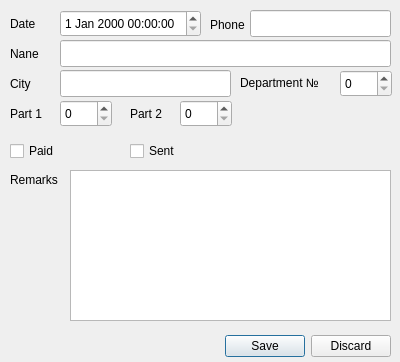
<?xml version="1.0" encoding="UTF-8"?>
<ui version="4.0">
 <class>Dialog_Edit</class>
 <widget class="QDialog" name="Dialog_Edit">
  <property name="geometry">
   <rect>
    <x>0</x>
    <y>0</y>
    <width>400</width>
    <height>362</height>
   </rect>
  </property>
  <property name="windowTitle">
   <string>Dialog</string>
  </property>
  <property name="windowIcon">
   <iconset resource="config_res.qrc">
    <normaloff>:/images/eye-48.png</normaloff>:/images/eye-48.png</iconset>
  </property>
  <widget class="QDialogButtonBox" name="buttonBox">
   <property name="geometry">
    <rect>
     <x>10</x>
     <y>330</y>
     <width>381</width>
     <height>32</height>
    </rect>
   </property>
   <property name="orientation">
    <enum>Qt::Horizontal</enum>
   </property>
   <property name="standardButtons">
    <set>QDialogButtonBox::Discard|QDialogButtonBox::Save</set>
   </property>
  </widget>
  <widget class="QLabel" name="label">
   <property name="geometry">
    <rect>
     <x>10</x>
     <y>14</y>
     <width>41</width>
     <height>20</height>
    </rect>
   </property>
   <property name="text">
    <string>Date</string>
   </property>
  </widget>
  <widget class="QLabel" name="label_2">
   <property name="geometry">
    <rect>
     <x>10</x>
     <y>44</y>
     <width>41</width>
     <height>20</height>
    </rect>
   </property>
   <property name="text">
    <string>Nane</string>
   </property>
  </widget>
  <widget class="QLabel" name="label_3">
   <property name="geometry">
    <rect>
     <x>210</x>
     <y>15</y>
     <width>41</width>
     <height>20</height>
    </rect>
   </property>
   <property name="text">
    <string>Phone</string>
   </property>
  </widget>
  <widget class="QLabel" name="label_4">
   <property name="geometry">
    <rect>
     <x>10</x>
     <y>74</y>
     <width>41</width>
     <height>20</height>
    </rect>
   </property>
   <property name="text">
    <string>City</string>
   </property>
  </widget>
  <widget class="QLabel" name="label_5">
   <property name="geometry">
    <rect>
     <x>240</x>
     <y>73</y>
     <width>91</width>
     <height>20</height>
    </rect>
   </property>
   <property name="text">
    <string>Department №</string>
   </property>
  </widget>
  <widget class="QLabel" name="label_6">
   <property name="geometry">
    <rect>
     <x>10</x>
     <y>104</y>
     <width>41</width>
     <height>20</height>
    </rect>
   </property>
   <property name="text">
    <string>Part 1</string>
   </property>
  </widget>
  <widget class="QLabel" name="label_10">
   <property name="geometry">
    <rect>
     <x>10</x>
     <y>170</y>
     <width>51</width>
     <height>20</height>
    </rect>
   </property>
   <property name="text">
    <string>Remarks</string>
   </property>
  </widget>
  <widget class="QTextEdit" name="textEdit">
   <property name="geometry">
    <rect>
     <x>70</x>
     <y>170</y>
     <width>321</width>
     <height>151</height>
    </rect>
   </property>
  </widget>
  <widget class="QSpinBox" name="spinBox">
   <property name="geometry">
    <rect>
     <x>60</x>
     <y>100</y>
     <width>52</width>
     <height>27</height>
    </rect>
   </property>
  </widget>
  <widget class="QSpinBox" name="spinBox_2">
   <property name="geometry">
    <rect>
     <x>180</x>
     <y>100</y>
     <width>52</width>
     <height>27</height>
    </rect>
   </property>
  </widget>
  <widget class="QLabel" name="label_7">
   <property name="geometry">
    <rect>
     <x>130</x>
     <y>104</y>
     <width>41</width>
     <height>20</height>
    </rect>
   </property>
   <property name="text">
    <string>Part 2</string>
   </property>
  </widget>
  <widget class="QCheckBox" name="checkBox">
   <property name="geometry">
    <rect>
     <x>10</x>
     <y>140</y>
     <width>101</width>
     <height>22</height>
    </rect>
   </property>
   <property name="text">
    <string>Paid</string>
   </property>
  </widget>
  <widget class="QCheckBox" name="checkBox_2">
   <property name="geometry">
    <rect>
     <x>130</x>
     <y>140</y>
     <width>101</width>
     <height>22</height>
    </rect>
   </property>
   <property name="text">
    <string>Sent</string>
   </property>
  </widget>
  <widget class="QLineEdit" name="lineEdit">
   <property name="geometry">
    <rect>
     <x>60</x>
     <y>40</y>
     <width>331</width>
     <height>27</height>
    </rect>
   </property>
  </widget>
  <widget class="QLineEdit" name="lineEdit_2">
   <property name="geometry">
    <rect>
     <x>60</x>
     <y>70</y>
     <width>171</width>
     <height>27</height>
    </rect>
   </property>
  </widget>
  <widget class="QSpinBox" name="spinBox_3">
   <property name="geometry">
    <rect>
     <x>340</x>
     <y>70</y>
     <width>52</width>
     <height>27</height>
    </rect>
   </property>
  </widget>
  <widget class="QDateTimeEdit" name="dateTimeEdit">
   <property name="geometry">
    <rect>
     <x>60</x>
     <y>10</y>
     <width>141</width>
     <height>27</height>
    </rect>
   </property>
  </widget>
  <widget class="QLineEdit" name="lineEdit_3">
   <property name="geometry">
    <rect>
     <x>250</x>
     <y>10</y>
     <width>141</width>
     <height>27</height>
    </rect>
   </property>
  </widget>
 </widget>
 <resources>
  <include location="config_res.qrc"/>
 </resources>
 <connections>
  <connection>
   <sender>buttonBox</sender>
   <signal>accepted()</signal>
   <receiver>Dialog_Edit</receiver>
   <slot>accept()</slot>
   <hints>
    <hint type="sourcelabel">
     <x>248</x>
     <y>254</y>
    </hint>
    <hint type="destinationlabel">
     <x>157</x>
     <y>274</y>
    </hint>
   </hints>
  </connection>
  <connection>
   <sender>buttonBox</sender>
   <signal>rejected()</signal>
   <receiver>Dialog_Edit</receiver>
   <slot>reject()</slot>
   <hints>
    <hint type="sourcelabel">
     <x>316</x>
     <y>260</y>
    </hint>
    <hint type="destinationlabel">
     <x>286</x>
     <y>274</y>
    </hint>
   </hints>
  </connection>
 </connections>
</ui>
